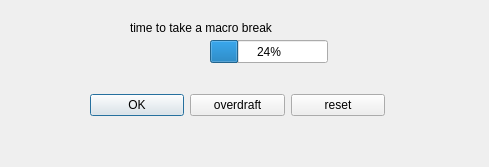
<?xml version="1.0" encoding="UTF-8"?>
<ui version="4.0">
 <class>MacWin</class>
 <widget class="QDialog" name="MacWin">
  <property name="geometry">
   <rect>
    <x>0</x>
    <y>0</y>
    <width>489</width>
    <height>167</height>
   </rect>
  </property>
  <property name="windowTitle">
   <string>Dialog</string>
  </property>
  <widget class="QLabel" name="label">
   <property name="geometry">
    <rect>
     <x>130</x>
     <y>20</y>
     <width>211</width>
     <height>16</height>
    </rect>
   </property>
   <property name="text">
    <string>time to take a macro break</string>
   </property>
  </widget>
  <widget class="QWidget" name="layoutWidget">
   <property name="geometry">
    <rect>
     <x>90</x>
     <y>90</y>
     <width>295</width>
     <height>30</height>
    </rect>
   </property>
   <layout class="QHBoxLayout" name="horizontalLayout">
    <item>
     <widget class="QPushButton" name="OK">
      <property name="text">
       <string>OK</string>
      </property>
     </widget>
    </item>
    <item>
     <widget class="QPushButton" name="overdraft">
      <property name="text">
       <string>overdraft</string>
      </property>
     </widget>
    </item>
    <item>
     <widget class="QPushButton" name="reset">
      <property name="text">
       <string>reset</string>
      </property>
     </widget>
    </item>
   </layout>
  </widget>
  <widget class="QProgressBar" name="progressBar">
   <property name="enabled">
    <bool>true</bool>
   </property>
   <property name="geometry">
    <rect>
     <x>210</x>
     <y>40</y>
     <width>118</width>
     <height>23</height>
    </rect>
   </property>
   <property name="value">
    <number>24</number>
   </property>
   <property name="invertedAppearance">
    <bool>false</bool>
   </property>
   <property name="format">
    <string>%p%</string>
   </property>
  </widget>
 </widget>
 <resources/>
 <connections/>
</ui>
